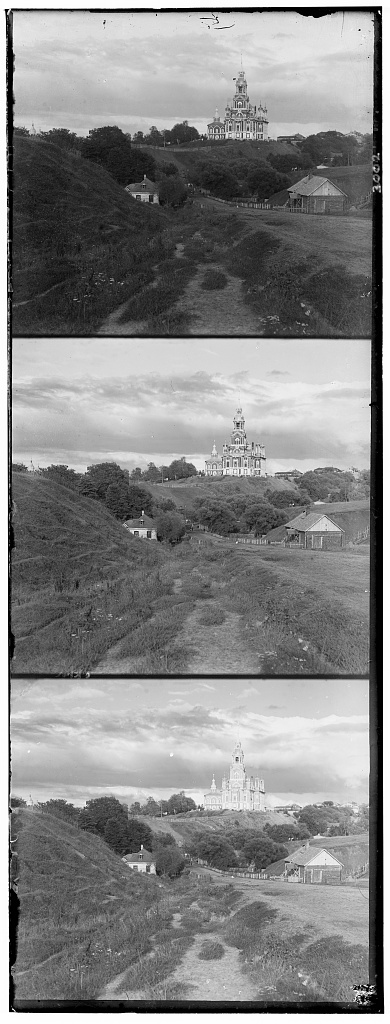
#> input picture 1/code/data/cathedral.jpg, 390 x 1024 px; its folder holds only this picture in this run
$ python main.py
#> lines starting #> are read from the running program, lines starting #| are printed output that depends on the picture
import cv2
import numpy as np
import glob
import os

def split_bgr(img):
    # [4 lines of commented-out code are left out]
    h = img.shape[0] // 3
    margin = int(0.12 * h)
    b = img[:h, :][margin:-margin, margin:-margin]
    g = img[h:2*h, :][margin:-margin, margin:-margin]
    r = img[2*h:3*h, :][margin:-margin, margin:-margin]
    # cv2.imshow('B Channel', cv2.resize(b, (b.shape[1]//4, b.shape[0]//4)))
    # cv2.imshow('G Channel', cv2.resize(g, (g.shape[1]//4, g.shape[0]//4)))
    # cv2.imshow('R Channel', cv2.resize(r, (r.shape[1]//4, r.shape[0]//4)))
    return b, g, r

def pyramid_align(ref, img, search_range=20, min_size=64):
    """Recursive pyramid alignment, suitable for large images."""
    if min(ref.shape) < min_size:
        return (0, 0), -np.inf
    # Downsample
    ref_small = cv2.pyrDown(ref)
    img_small = cv2.pyrDown(img)
    # Recursively aligning
    offset_small, _ = pyramid_align(ref_small, img_small, search_range, min_size)
    # Upscale to current level
    offset = (offset_small[0]*2, offset_small[1]*2)
    best_offset = offset
    best_score = -np.inf
    ref_crop = ref[search_range:-search_range, search_range:-search_range]
    ref_norm = (ref_crop - np.mean(ref_crop)) / (np.std(ref_crop) + 1e-9)
    for dy in range(offset[0]-2, offset[0]+3):
        for dx in range(offset[1]-2, offset[1]+3):
            shifted = np.roll(np.roll(img, dy, axis=0), dx, axis=1)
            shifted_crop = shifted[search_range:-search_range, search_range:-search_range]
            shifted_norm = (shifted_crop - np.mean(shifted_crop)) / (np.std(shifted_crop) + 1e-9)
            score = np.sum(ref_norm * shifted_norm)
            if score > best_score:
                best_score = score
                best_offset = (dy, dx)
    return best_offset, best_score

def normalize_channel(channel, mean=130, std=70):
    """Normalize single channel image to specified mean and std"""
    channel = (channel - np.mean(channel)) / (np.std(channel) + 1e-9) * std + mean
    # channel = (channel - np.min(channel)) / (np.max(channel) - np.min(channel)) * 255
    return np.clip(channel, 0, 255).astype('uint8')

def process_file(filepath):
#> called with filepath = './data/cathedral.jpg'
    img = cv2.imread(filepath, cv2.IMREAD_GRAYSCALE)
#> img is the input picture: shape (1024, 390); min 0, max 255, mean 133.7
    if img is None:
        print(f"Skip {filepath}: not a valid BGR stacked image.")
        return
    b, g, r = split_bgr(img)
    offset_g2b, score_g2b = pyramid_align(b, g)
#> in pyramid_align, `offset_small, _ = pyramid_align(ref_small, img_small, search_range, mi..`: offset_small = (2, 1)
#> in pyramid_align, `offset = (offset_small[0]*2, offset_small[1]*2)`: offset = (4, 2)
#> after the loop in pyramid_align, `for dy in range(offset[0]-2, offset[0]+3):`:
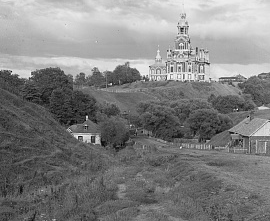
#> shifted_crop: shape (221, 270); min 0, max 255, mean 129.1
#> after the loop in pyramid_align, `for dy in range(offset[0]-2, offset[0]+3):`: best_offset = (5, 2); best_score = 56999.2
#> offset_g2b = (5, 2); score_g2b = 56999.2
    offset_r2b, score_r2b = pyramid_align(b, r)
#> in pyramid_align (call 6), `offset_small, _ = pyramid_align(ref_small, img_small, search_range, mi..`: offset_small = (2, 0)
#> in pyramid_align (call 6), `offset = (offset_small[0]*2, offset_small[1]*2)`: offset = (4, 0)
#> after the loop in pyramid_align (call 6), `for dy in range(offset[0]-2, offset[0]+3):`:
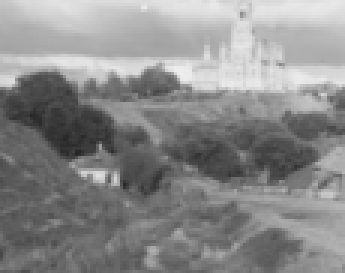
#> shifted_crop: shape (91, 115) (shown 3 times larger); min 37, max 237, mean 137.9
#> after the loop in pyramid_align (call 6), `for dy in range(offset[0]-2, offset[0]+3):`: best_offset = (6, 2); best_score = 9488.8
#> in pyramid_align (call 5), `offset_small, _ = pyramid_align(ref_small, img_small, search_range, mi..`: offset_small = (6, 2)
#> in pyramid_align (call 5), `offset = (offset_small[0]*2, offset_small[1]*2)`: offset = (12, 4)
#> after the loop in pyramid_align (call 5), `for dy in range(offset[0]-2, offset[0]+3):`:
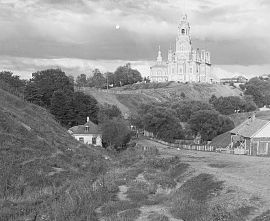
#> shifted_crop: shape (221, 270); min 3, max 255, mean 144.1
#> after the loop in pyramid_align (call 5), `for dy in range(offset[0]-2, offset[0]+3):`: best_offset = (12, 3); best_score = 54086.4
#> offset_r2b = (12, 3); score_r2b = 54086.4
    offset_r2g, score_g2r = pyramid_align(g, r)
#> in pyramid_align (call 10), `offset_small, _ = pyramid_align(ref_small, img_small, search_range, mi..`: offset_small = (2, 0)
#> in pyramid_align (call 10), `offset = (offset_small[0]*2, offset_small[1]*2)`: offset = (4, 0)
#> in pyramid_align (call 10), `ref_norm = (ref_crop - np.mean(ref_crop)) / (np.std(ref_crop) + 1e-9)`:
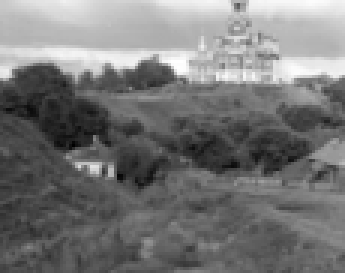
#> ref_norm: shape (91, 115) float64 (shown 3 times larger); min -2.1, max 2.42, mean -1.09e-16; drawn with min black and max white
#> after the loop in pyramid_align (call 10), `for dy in range(offset[0]-2, offset[0]+3):`: best_offset = (3, 0); best_score = 9932.6
#> in pyramid_align (call 9), `offset_small, _ = pyramid_align(ref_small, img_small, search_range, mi..`: offset_small = (3, 0)
#> in pyramid_align (call 9), `offset = (offset_small[0]*2, offset_small[1]*2)`: offset = (6, 0)
#> after the loop in pyramid_align (call 9), `for dy in range(offset[0]-2, offset[0]+3):`:
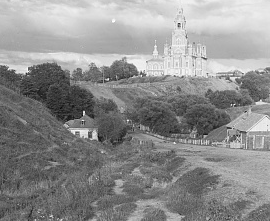
#> shifted_crop: shape (221, 270); min 3, max 255, mean 142.3
#> after the loop in pyramid_align (call 9), `for dy in range(offset[0]-2, offset[0]+3):`: best_offset = (7, 1); best_score = 56271.7
#> offset_r2g = (7, 1); score_g2r = 56271.7
    # Choose best offsets based on scores
    if score_g2r > score_r2b:
        if score_g2b > score_r2b:
            offset_g = offset_g2b
#> offset_g = (5, 2)
            offset_r = (offset_g2b[0] + offset_r2g[0], offset_g2b[1] + offset_r2g[1])
#> offset_r = (12, 3)
        else:
            offset_r = offset_r2b
            offset_g = (offset_r2b[0] - offset_r2g[0], offset_r2b[1] - offset_r2g[1])
    else:
        offset_r = offset_r2b
        if score_g2b > score_r2b:
            offset_g = offset_g2b
        else:
            offset_g = (offset_r2b[0] - offset_r2g[0], offset_r2b[1] - offset_r2g[1])

    g_aligned = np.roll(np.roll(g, offset_g[0], axis=0), offset_g[1], axis=1)
    r_aligned = np.roll(np.roll(r, offset_r[0], axis=0), offset_r[1], axis=1)
    bgr = np.dstack([b, g_aligned, r_aligned])
    margin = int(0.05 * min(b.shape))
#> margin = 13
    bgr = bgr[margin:-margin, margin:-margin]
#> bgr: shape (235, 284, 3)
    # Make sure each channel has same value of lightness
    bgr[:,:,0] = normalize_channel(bgr[:,:,0])
    bgr[:,:,1] = normalize_channel(bgr[:,:,1])
    bgr[:,:,2] = normalize_channel(bgr[:,:,2])
#> call 3 of normalize_channel, with mean = 130, std = 70
#> in normalize_channel (call 3), `return np.clip(channel, 0, 255).astype('uint8')`:
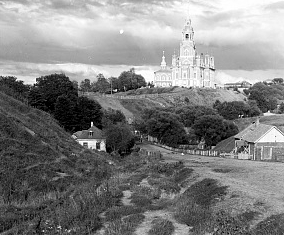
#> returned value: shape (235, 284); min 0, max 255, mean 129.6
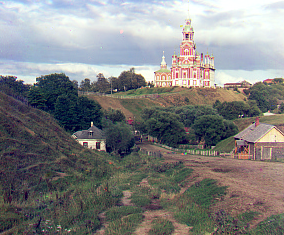
#> bgr: shape (235, 284, 3); mean of channels 0, 1, 2 129.5, 129.4, 129.6; drawn as B, G, R
    outname = './results/' + os.path.splitext(os.path.basename(filepath))[0] + '_result.jpg'
    cv2.imwrite(outname, bgr)
    print(f"{filepath} -> {outname}, G offset: {offset_g}, R offset: {offset_r}")
#| ./data/cathedral.jpg -> ./results/cathedral_result.jpg, G offset: (5, 2), R offset: (12, 3)

if __name__ == '__main__':
    # Process all files in current directory
    os.makedirs('./results', exist_ok=True)
    for ext in ("./data/*.jpg", "./data/*.tif"):
        print(f"Processing files with extension: {ext}")
        for file in glob.glob(ext):
            print(f"Processing file: {file}")
            process_file(file)
